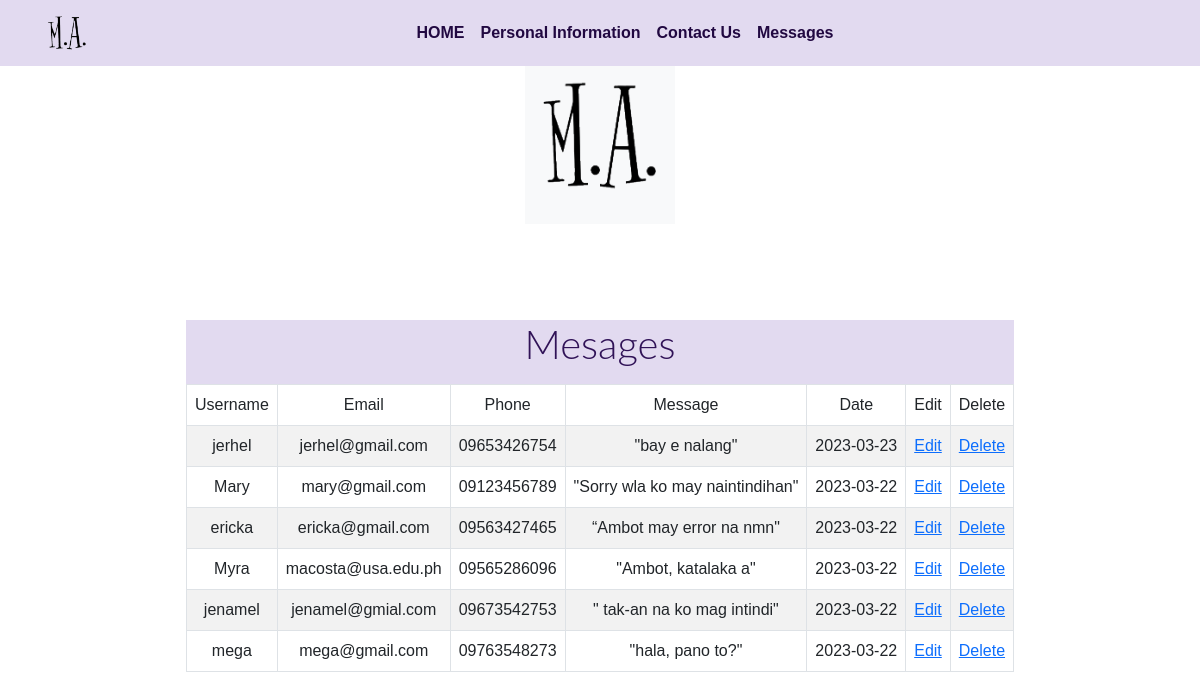
Page /pages/messages.php on the committed database.
### tables this page shows
CREATE TABLE `res` (
  `id` int(11) NOT NULL,
  `username` varchar(45) NOT NULL,
  `email` varchar(45) NOT NULL,
  `phone` varchar(45) NOT NULL,
  `messages` varchar(45) NOT NULL,
  `date` date NOT NULL DEFAULT current_timestamp()
);

### pages/messages.php (the view, shortened to what this page needs)
<?php
require_once("conts.php");
$query = " select * from res ";
$result = mysqli_query($con,$query);
?>
<!DOCTYPE html>
<html lang="en">
<head>
   <link href="https://cdn.jsdelivr.net/npm/bootstrap@5.3.0-alpha1/dist/css/bootstrap.min.css" rel="stylesheet"
>
   <link rel="stylesheet" href="../styles/css.css">
</head>
<body>
   <nav class="navbar navbar-default fixed-top navbar-expand-lg bg-custom">
      <div class="container">
         <div class="collapse navbar-collapse">
            <div class="logo">
               <a href="../index.php">
                  <img src="../img/ma..png" style="width:50px; height:50px;">
               </a>
           </div>
            <div class="d-flex align-items-center mx-auto">
               <ul class="navbar-nav">
                  <li class="nav-item">
                     <a class="nav-link" aria-current="page" href="../index.php">HOME</a>
                  </li>
                  <li class="nav-item">
                     <a class="nav-link" aria-current="page" href="pi.php">Personal Information</a>
                  </li>
                  <li class="nav-item">
                    <a class="nav-link" aria-current="page" href="contact us.php">Contact Us</a>
                 </li>
                 <li class="nav-item">
                     <a class="nav-link" aria-current="page" href="messages.php">Messages</a>
                  </li>
               </ul>
            </div>
         </div>
      </div>
   </nav>
   <div class="container">
    <div class="bg-body-tertiary mt-5 text-center py-2">
       <img src="../img/ma..png" style="width:150px; height:160px;">
    </div>
   </div>
    <div class="container">
        <div class="row mt-5">
            <div class="col">
                <div class=" bg-custom mt-5">
                    <div class="card=header">
                        <h2 class="display-6 m-3 text-center">Mesages</h2>
                    </div>
                    <div class= "card-body">
                    <table class="table table-striped table-bordered table-hover text-center">
                    <thead class="thead-c">
                     <tr class=" text-light">
                            <td> Username </td>
                            <td> Email </td>
                            <td> Phone</td>
                            <td> Message</td>
                            <td> Date</td>
                            <td> Edit  </td>
                            <td> Delete </td>
                        </tr>
                        </div>
                        <?php
                                while($row=mysqli_fetch_assoc($result))
                                {
                                    $username = $row['username'];
                                    $email = $row['email'];
                                    $phone = $row['phone'];
                                    $messages = $row['messages'];
                                    $date = $row['date'];
                        ?>
                                <tr>
                                    <td><?php echo $username ?></td>
                                    <td><?php echo $email ?></td>
                                    <td><?php echo $phone?></td>
                                    <td><?php echo $messages?></td>
                                    <td><?php echo $date ?></td>
                                    <td><a href="#" class="btns btn-pencil">Edit</a></td>
                                    <td><a href="#" class="btns btn-danger">Delete</a></td>
                                </tr>
                        <?php
                                }
                        ?>
                </div>
                </div>
                </div>
            </div>
</body>
</html>

### styles/css.css (style rules this page uses)
.bg-custom { background-color: #e2daf0 ; }
a.nav-link { color: #210841; font-weight: 600; }
h1,h2,h3, h4 { font-family: 'Lato', Helvetica, sans-serif; font-weight: 300; color: #301257; }
h2 { font-size: 28px; }
* { margin: 0; padding: 0; box-sizing: border-box; }
body, input, textarea { font-family: "Poppins", sans-serif; }
.container { overflow: hidden; display: flex; align-items: center; justify-content: center; }
.thead-c { background-color: #523f72; }

### rows in the picture
res: username "jerhel", email "jerhel@gmail.com", phone "09653426754", messages "\"bay e nalang\"", date "2023-03-23"
res: username "Mary", email "mary@gmail.com", phone "09123456789", messages "\"Sorry wla ko may naintindihan\"", date "2023-03-22"
res: username "ericka", email "ericka@gmail.com", phone "09563427465", messages "“Ambot may error na nmn\"", date "2023-03-22"
res: username "Myra", email "macosta@usa.edu.ph", phone "09565286096", messages "\"Ambot, katalaka a\"", date "2023-03-22"
res: username "jenamel", email "jenamel@gmial.com", phone "09673542753", messages "\" tak-an na ko mag intindi\"", date "2023-03-22"
res: username "mega", email "mega@gmail.com", phone "09763548273", messages "\"hala, pano to?\"", date "2023-03-22"
